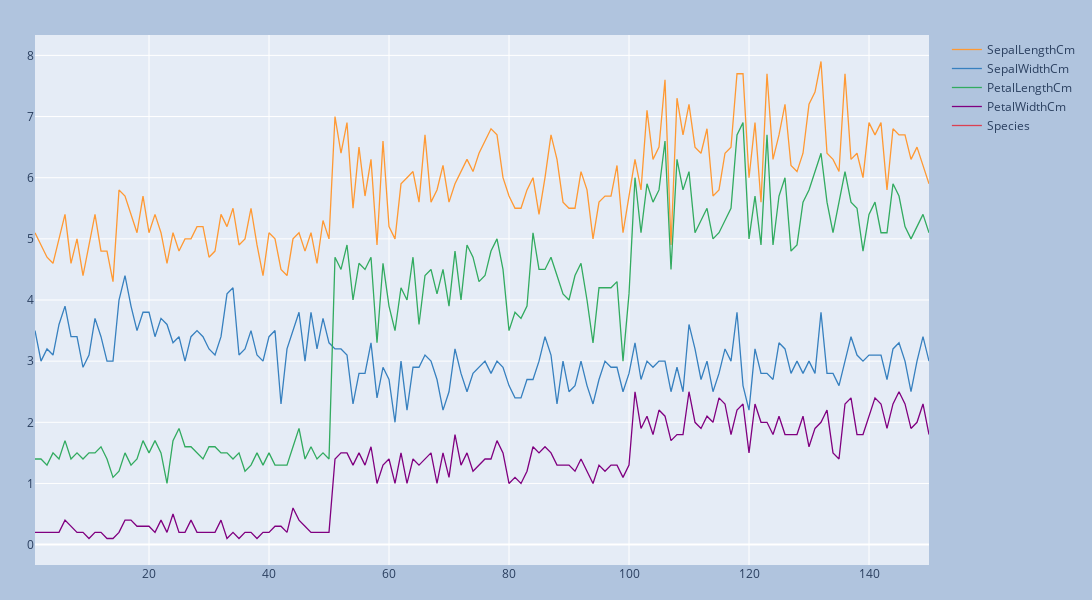

The notebook cell saved with this chart:
### Code cell
"""
will not be displayed on github, because github performs a static render of the notebooks and it
doesn't include the embedded HTML/JavaScript that makes up a plotly graph.
Solution is to paste the link to your GitHub notebook into http://nbviewer.jupyter.org/, which will present a rich view of the notebook.
"""
l6_15 = cf.Layout(
    height=600,
    width=1500,
    margin=dict(l=35, r=35, t=35, b=35),
    paper_bgcolor="LightSteelBlue"
)

fig = iris.iplot(asFigure=True,
layout=l6_15)
fig.show()
fig.write_html('0326 iplots/0326v - 40.html')
fig.write_image('0326 iplots/0326v - 40.png')

### Figure 1 — Plotly figure (JSON) as saved in the notebook; plotly's stock layout.template omitted (floating-point values rounded to 4 significant figures; data arrays with more than 128 entries replaced by an {"elided": "..."} marker saying what was removed)
{"data": [{"line": {"color": "rgba(255, 153, 51, 1.0)", "dash": "solid", "shape": "linear", "width": 1.3}, "mode": "lines", "name": "SepalLengthCm", "text": "", "type": "scatter", "x": {"elided": "150 int values"}, "y": {"elided": "150 float values"}}, {"line": {"color": "rgba(55, 128, 191, 1.0)", "dash": "solid", "shape": "linear", "width": 1.3}, "mode": "lines", "name": "SepalWidthCm", "text": "", "type": "scatter", "x": {"elided": "150 int values"}, "y": {"elided": "150 float values"}}, {"line": {"color": "rgba(50, 171, 96, 1.0)", "dash": "solid", "shape": "linear", "width": 1.3}, "mode": "lines", "name": "PetalLengthCm", "text": "", "type": "scatter", "x": {"elided": "150 int values"}, "y": {"elided": "150 float values"}}, {"line": {"color": "rgba(128, 0, 128, 1.0)", "dash": "solid", "shape": "linear", "width": 1.3}, "mode": "lines", "name": "PetalWidthCm", "text": "", "type": "scatter", "x": {"elided": "150 int values"}, "y": {"elided": "150 float values"}}, {"line": {"color": "rgba(219, 64, 82, 1.0)", "dash": "solid", "shape": "linear", "width": 1.3}, "mode": "lines", "name": "Species", "text": "", "type": "scatter", "x": {"elided": "150 int values"}, "y": {"elided": "150 str values"}}], "layout": {"height": 600, "margin": {"b": 35, "l": 35, "r": 35, "t": 35}, "paper_bgcolor": "LightSteelBlue", "width": 1500}}
